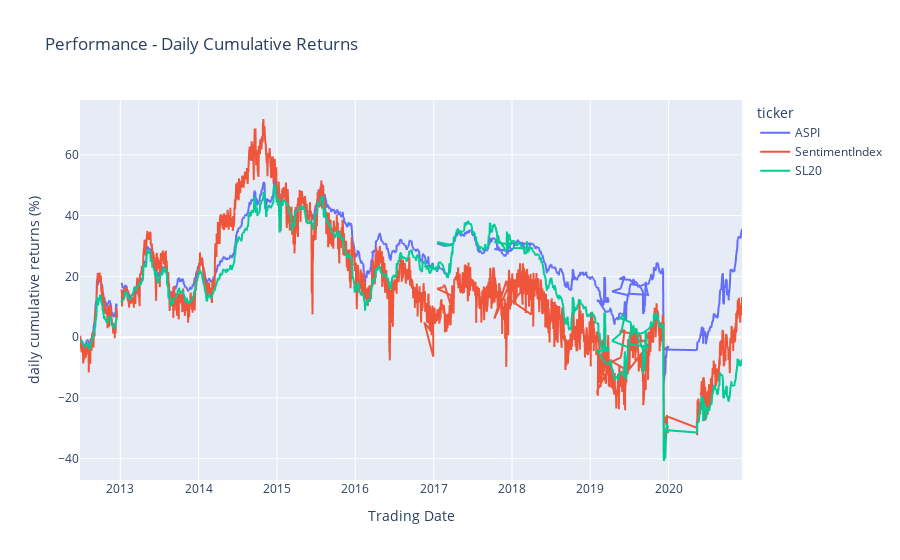

Write notebook code for a chart like this one.
### Code cell
fig = px.line(df2, x='Trading Date',
              y='cum_return_pct', color='ticker',
              title='Performance - Daily Cumulative Returns',
              labels={'cum_return_pct':'daily cumulative returns (%)', })
fig.show()

### Figure 1 — Plotly figure (JSON) as saved in the notebook; plotly's stock layout.template omitted (floating-point values rounded to 4 significant figures; data arrays with more than 128 entries replaced by an {"elided": "..."} marker saying what was removed)
{"data": [{"hovertemplate": "ticker=ASPI<br>Trading Date=%{x}<br>daily cumulative returns (%)=%{y}<extra></extra>", "legendgroup": "ASPI", "line": {"color": "#636efa", "dash": "solid"}, "marker": {"symbol": "circle"}, "mode": "lines", "name": "ASPI", "showlegend": true, "type": "scattergl", "x": {"elided": "1956 str values"}, "xaxis": "x", "y": {"elided": "1956 float values"}, "yaxis": "y"}, {"hovertemplate": "ticker=SentimentIndex<br>Trading Date=%{x}<br>daily cumulative returns (%)=%{y}<extra></extra>", "legendgroup": "SentimentIndex", "line": {"color": "#EF553B", "dash": "solid"}, "marker": {"symbol": "circle"}, "mode": "lines", "name": "SentimentIndex", "showlegend": true, "type": "scattergl", "x": {"elided": "1956 str values"}, "xaxis": "x", "y": {"elided": "1956 float values"}, "yaxis": "y"}, {"hovertemplate": "ticker=SL20<br>Trading Date=%{x}<br>daily cumulative returns (%)=%{y}<extra></extra>", "legendgroup": "SL20", "line": {"color": "#00cc96", "dash": "solid"}, "marker": {"symbol": "circle"}, "mode": "lines", "name": "SL20", "showlegend": true, "type": "scattergl", "x": {"elided": "1956 str values"}, "xaxis": "x", "y": {"elided": "1956 float values"}, "yaxis": "y"}], "layout": {"legend": {"title": {"text": "ticker"}, "tracegroupgap": 0}, "title": {"text": "Performance - Daily Cumulative Returns"}, "xaxis": {"anchor": "y", "domain": [0, 1], "title": {"text": "Trading Date"}}, "yaxis": {"anchor": "x", "domain": [0, 1], "title": {"text": "daily cumulative returns (%)"}}}}
